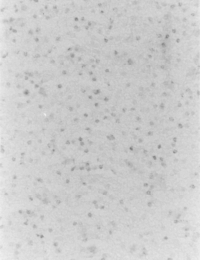
#> input picture Pregunta1/thresh1.png, 200 x 260 px
$ python Histograma.py
#> lines starting #> are read from the running program, lines starting #| are printed output that depends on the picture
import cv2
import numpy as np
from matplotlib import pyplot as plt
img = cv2.imread('thresh1.png',0)
#> img is the input picture: shape (260, 200); min 126, max 240, mean 204.4
hist = cv2.calcHist([img], [0], None, [256], [0, 256])
#> hist = 256 values, max 4135 at index 206, min 0 at index 0, mean 203.1
plt.plot(hist, color='gray' )

plt.xlabel('intensidad de iluminacion')
plt.ylabel('cantidad de pixeles')
plt.show()
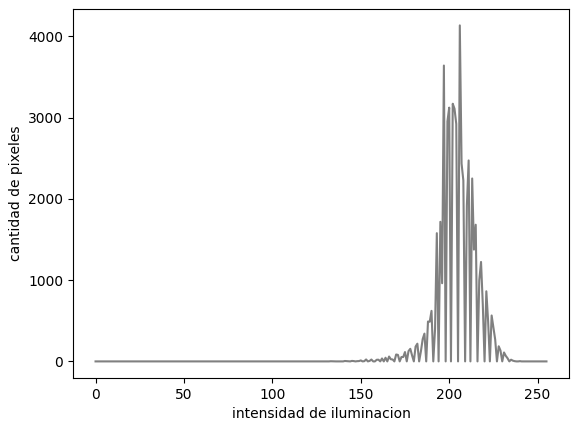
#> figure drawn by matplotlib, 1 panel; curve peaks at x = 206, y = 4135
cv2.destroyAllWindows()

$ run again, with Pregunta1/thresh2.png copied over Pregunta1/thresh1.png
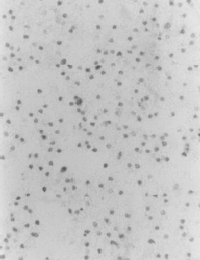
#> input picture Pregunta1/thresh2.png, 200 x 260 px
#> img is the input picture: shape (260, 200); min 89, max 235, mean 197.6
#> hist = 256 values, max 5022 at index 197, min 0 at index 0, mean 203.1
#> `plt.show()`:
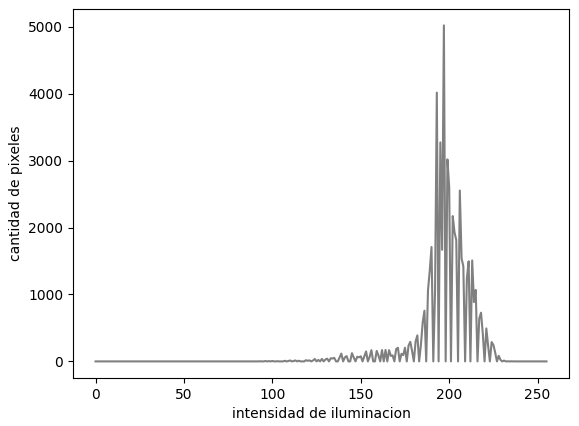
#> figure drawn by matplotlib, 1 panel; curve peaks at x = 197, y = 5022
